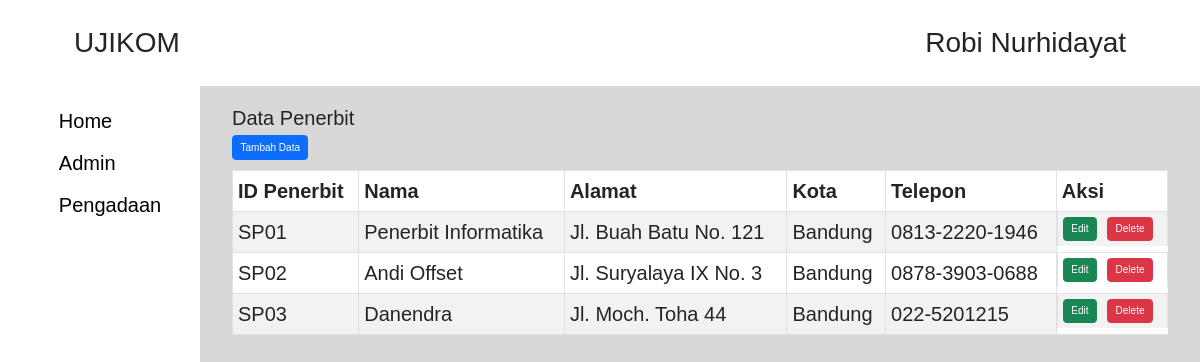
The page /penerbit.php on the database its author committed.
### tables this page shows
CREATE TABLE `t_penerbit` (
  `id` int(11) NOT NULL,
  `IdPenerbit` varchar(100) NOT NULL,
  `nama` varchar(50) NOT NULL,
  `alamat` varchar(100) NOT NULL,
  `kota` varchar(50) NOT NULL,
  `telepon` varchar(50) NOT NULL
);

### penerbit.php (the view, shortened to what this page needs)
<?php
require("config.php");
    $hasil = mysqli_query($conn,'SELECT * FROM t_penerbit');
?>
<!doctype html>
<html lang="en">
<head>
    <link href="https://cdn.jsdelivr.net/npm/bootstrap@5.3.0-alpha1/dist/css/bootstrap.min.css" rel="stylesheet"
>
    <link rel="stylesheet" href="styles/index.css">
</head>
<body>
    <header class="header">
        <div>
            <span>UJIKOM</span>
        </div>
        <div>
            <span>Robi Nurhidayat</span>
        </div>
    </header>
    <main class="main">
        <div class="sidebar">
            <ul class="list-menu">
                <li class="list-link"><a href="index.php"> Home</a></li>
                <li class="list-link"><a href="admin.php"> Admin</a></li>
                <li class="list-link"><a href="pengadaan.php">Pengadaan</a></li>
            </ul>
        </div>
        <div class="content">
            <div class="tabel__container">
                <h2>Data Penerbit</h2>
                <a href="tambah_penerbit.php" class="btn btn-primary mb-3">Tambah Data</a>
                <table class="table table-striped table-hover table-bordered">
                    <thead>
                        <tr>
                            <th>ID Penerbit</th>
                            <th>Nama</th>
                            <th>Alamat</th>
                            <th>Kota</th>
                            <th>Telepon</th>
                            <th>Aksi</th>
                        </tr>
                    </thead>
                    <tbody>
                        <?php while($getData = mysqli_fetch_array($hasil)) { ?>
                        <tr>
                            <td><?php echo $getData['IdPenerbit']; ?></td>
                            <td><?php echo $getData['nama']; ?></td>
                            <td><?php echo $getData['alamat']; ?></td>
                            <td><?php echo $getData['kota'] ?></td>
                            <td><?php echo $getData['telepon'] ?></td>
                            <td class="d-flex gap-3">
                                <a href="edit_penerbit_form.php?id=<?php echo $getData['id'] ?>"
                                    class="btn btn-success">Edit</a>
                                <a href="proses_delete_penerbit.php?id=<?php echo $getData['id'] ?>"
                                    class="btn btn-danger" onclick="return confirm('Yakin ?')">Delete</a>
                            </td>
                        </tr>
                        <?php }?>
                    </tbody>
                </table>
            </div>
        </div>
    </main>
</body>
</html>

### styles/index.css (style rules this page uses)
* { padding: 0; margin: 0; box-sizing: border-box; }
body { font-family: sans-serif; font-size: 2rem !important; background-color: #d8d8d8; }
html { font-size: 62.5%; }
.header { display: flex; justify-content: space-between; padding: 2.2rem 7.4rem; font-size: 2.8rem; background-color: #fff; }
.main { display: grid; grid-template-columns: 1fr 5fr; height: 100vh; }
.sidebar { padding: 2rem 3.2rem; font-size: 2rem; background-color: #fff; display: flex; justify-content: center; align-items: flex-start; }
.sidebar ul li { list-style: none; }
.sidebar ul li a { text-decoration: none; list-style: none; }
.list-menu { display: flex; flex-direction: column; justify-content: flex-end; gap: 1.2rem; }
.content { display: flex; justify-content: flex-start; align-items: flex-start; padding: 2rem 3.2rem; gap: 1rem; }
.tabel__container { width: 100%; }
a { color: black; }
table { background-color: #fff; }

### rows shown on the page
t_penerbit: IdPenerbit "SP01", nama "Penerbit Informatika", alamat "Jl. Buah Batu No. 121", kota "Bandung", telepon "0813-2220-1946"
t_penerbit: IdPenerbit "SP02", nama "Andi Offset", alamat "Jl. Suryalaya IX No. 3", kota "Bandung", telepon "0878-3903-0688"
t_penerbit: IdPenerbit "SP03", nama "Danendra", alamat "Jl. Moch. Toha 44", kota "Bandung", telepon "022-5201215"
